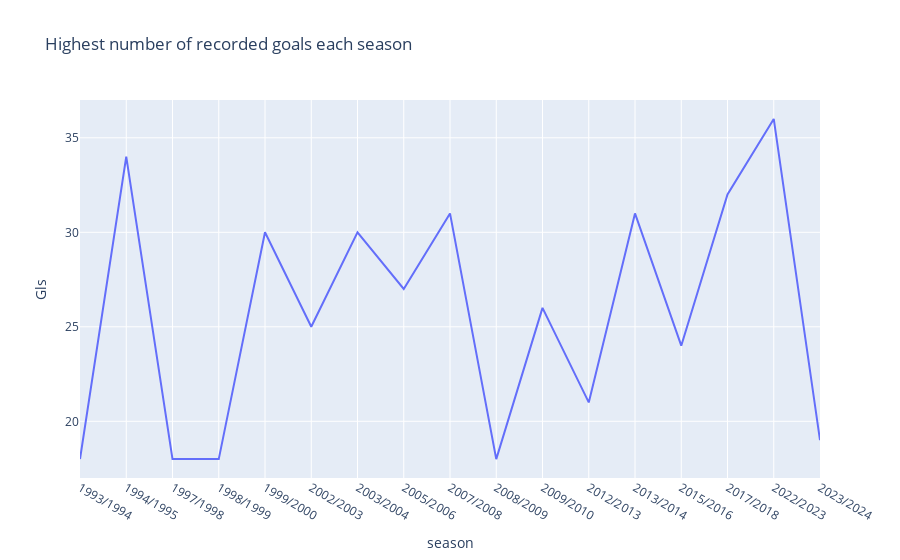

Source (notebook cell):
### Code cell
px.line(highest_scoring, x='season', y='Gls', title='Highest number of recorded goals each season', labels={'x': 'Season', 'y': 'Goals'})

### Figure 1 — Plotly figure (JSON) as saved in the notebook; plotly's stock layout.template omitted (floating-point values rounded to 4 significant figures)
{"data": [{"hovertemplate": "season=%{x}<br>Gls=%{y}<extra></extra>", "legendgroup": "", "line": {"color": "#636efa", "dash": "solid"}, "marker": {"symbol": "circle"}, "mode": "lines", "name": "", "orientation": "v", "showlegend": false, "x": ["1993/1994", "1994/1995", "1997/1998", "1998/1999", "1999/2000", "2002/2003", "2003/2004", "2005/2006", "2007/2008", "2008/2009", "2009/2010", "2012/2013", "2013/2014", "2015/2016", "2017/2018", "2022/2023", "2023/2024"], "xaxis": "x", "y": [18, 34, 18, 18, 30, 25, 30, 27, 31, 18, 26, 21, 31, 24, 32, 36, 19], "yaxis": "y", "type": "scatter"}], "layout": {"xaxis": {"anchor": "y", "domain": [0.0, 1.0], "title": {"text": "season"}}, "yaxis": {"anchor": "x", "domain": [0.0, 1.0], "title": {"text": "Gls"}}, "legend": {"tracegroupgap": 0}, "title": {"text": "Highest number of recorded goals each season"}}}
